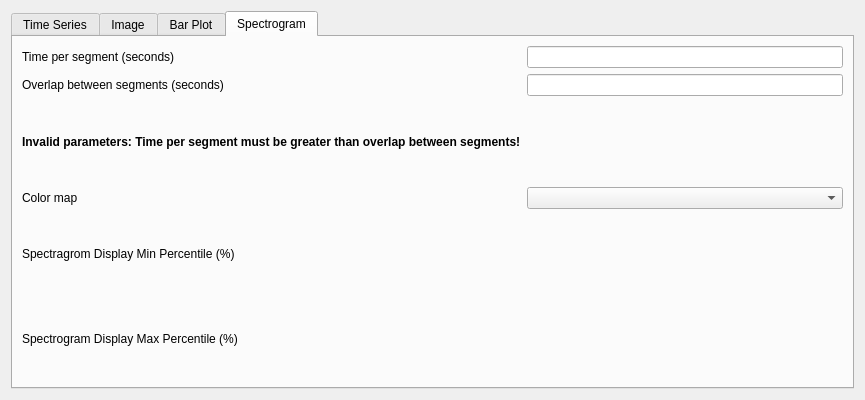
<?xml version="1.0" encoding="UTF-8"?>
<ui version="4.0">
 <class>Form</class>
 <widget class="QWidget" name="Form">
  <property name="geometry">
   <rect>
    <x>0</x>
    <y>0</y>
    <width>865</width>
    <height>400</height>
   </rect>
  </property>
  <property name="windowTitle">
   <string>Form</string>
  </property>
  <property name="inputMethodHints">
   <set>Qt::ImhNone</set>
  </property>
  <layout class="QVBoxLayout" name="verticalLayout">
   <item>
    <widget class="QTabWidget" name="plotFormatTabWidget">
     <property name="currentIndex">
      <number>3</number>
     </property>
     <property name="iconSize">
      <size>
       <width>160</width>
       <height>160</height>
      </size>
     </property>
     <widget class="QWidget" name="timeseriestab">
      <attribute name="title">
       <string>Time Series</string>
      </attribute>
      <layout class="QVBoxLayout" name="verticalLayout_2">
       <item>
        <widget class="QWidget" name="ChannelsConstantOffsetWidget" native="true">
         <property name="maximumSize">
          <size>
           <width>16777215</width>
           <height>100</height>
          </size>
         </property>
         <layout class="QHBoxLayout" name="horizontalLayout_2">
          <item>
           <widget class="QLabel" name="timeSeriesChannelsConstantOffsetLineEditLabel">
            <property name="text">
             <string>Group Channels Constant Offset</string>
            </property>
           </widget>
          </item>
          <item>
           <widget class="QLineEdit" name="timeSeriesChannelsConstantOffsetLineEdit"/>
          </item>
         </layout>
        </widget>
       </item>
      </layout>
     </widget>
     <widget class="QWidget" name="imagetab">
      <attribute name="title">
       <string>Image</string>
      </attribute>
      <layout class="QVBoxLayout" name="verticalLayout_4">
       <item>
        <widget class="QWidget" name="ImageInfoWidget" native="true">
         <layout class="QHBoxLayout" name="horizontalLayout">
          <item>
           <widget class="QWidget" name="WidthWidget" native="true">
            <layout class="QVBoxLayout" name="verticalLayout_3">
             <item>
              <widget class="QLabel" name="label_3">
               <property name="text">
                <string>Width</string>
               </property>
              </widget>
             </item>
             <item>
              <widget class="QLineEdit" name="imageWidthLineEdit"/>
             </item>
            </layout>
           </widget>
          </item>
          <item>
           <widget class="QWidget" name="HeightWidget" native="true">
            <layout class="QVBoxLayout" name="verticalLayout_5">
             <item>
              <widget class="QLabel" name="label_5">
               <property name="text">
                <string>Height</string>
               </property>
              </widget>
             </item>
             <item>
              <widget class="QLineEdit" name="imageHeightLineEdit"/>
             </item>
            </layout>
           </widget>
          </item>
          <item>
           <widget class="QWidget" name="widget" native="true">
            <layout class="QVBoxLayout" name="verticalLayout_8"/>
           </widget>
          </item>
          <item>
           <widget class="QWidget" name="ImageFormatWidget" native="true">
            <layout class="QVBoxLayout" name="verticalLayout_6">
             <item>
              <widget class="QLabel" name="label_6">
               <property name="text">
                <string>Image format</string>
               </property>
              </widget>
             </item>
             <item>
              <widget class="QComboBox" name="imageFormatComboBox">
               <property name="placeholderText">
                <string>Image Format</string>
               </property>
              </widget>
             </item>
            </layout>
           </widget>
          </item>
          <item>
           <widget class="QWidget" name="ChannelFormatWidget" native="true">
            <layout class="QVBoxLayout" name="verticalLayout_7"/>
           </widget>
          </item>
         </layout>
        </widget>
       </item>
       <item>
        <widget class="QLabel" name="imageFormatInfoLabel">
         <property name="sizePolicy">
          <sizepolicy hsizetype="Minimum" vsizetype="Minimum">
           <horstretch>0</horstretch>
           <verstretch>0</verstretch>
          </sizepolicy>
         </property>
         <property name="text">
          <string>shape valid</string>
         </property>
        </widget>
       </item>
       <item>
        <widget class="QScrollArea" name="scrollArea">
         <property name="widgetResizable">
          <bool>true</bool>
         </property>
         <widget class="QWidget" name="scrollAreaWidgetContents">
          <property name="geometry">
           <rect>
            <x>0</x>
            <y>0</y>
            <width>310</width>
            <height>458</height>
           </rect>
          </property>
          <layout class="QVBoxLayout" name="verticalLayout_13">
           <item>
            <widget class="QWidget" name="image_rotation_clockwise_degree_widget" native="true">
             <layout class="QHBoxLayout" name="horizontalLayout_7">
              <item>
               <widget class="QLabel" name="image_rotation_clockwise_degree_label">
                <property name="text">
                 <string>Rotation (Clockwise in Degree)</string>
                </property>
               </widget>
              </item>
              <item>
               <widget class="QComboBox" name="image_rotation_clockwise_degree_combobox">
                <item>
                 <property name="text">
                  <string>0</string>
                 </property>
                </item>
                <item>
                 <property name="text">
                  <string>90</string>
                 </property>
                </item>
                <item>
                 <property name="text">
                  <string>180</string>
                 </property>
                </item>
                <item>
                 <property name="text">
                  <string>270</string>
                 </property>
                </item>
               </widget>
              </item>
             </layout>
            </widget>
           </item>
           <item>
            <widget class="QWidget" name="display_options" native="true">
             <layout class="QVBoxLayout" name="verticalLayout_12">
              <property name="leftMargin">
               <number>0</number>
              </property>
              <property name="topMargin">
               <number>0</number>
              </property>
              <property name="rightMargin">
               <number>0</number>
              </property>
              <property name="bottomMargin">
               <number>0</number>
              </property>
              <item>
               <widget class="QWidget" name="display_scaling_widget" native="true">
                <layout class="QHBoxLayout" name="horizontalLayout_6">
                 <item>
                  <widget class="QLabel" name="label_4">
                   <property name="text">
                    <string>Display scaling</string>
                   </property>
                  </widget>
                 </item>
                </layout>
               </widget>
              </item>
              <item>
               <widget class="QWidget" name="rgb_display_options" native="true">
                <layout class="QFormLayout" name="formLayout_2">
                 <property name="horizontalSpacing">
                  <number>0</number>
                 </property>
                 <property name="leftMargin">
                  <number>0</number>
                 </property>
                 <property name="topMargin">
                  <number>0</number>
                 </property>
                 <property name="rightMargin">
                  <number>0</number>
                 </property>
                 <property name="bottomMargin">
                  <number>0</number>
                 </property>
                 <item row="1" column="0">
                  <widget class="QLabel" name="label_17">
                   <property name="text">
                    <string>Red display value min</string>
                   </property>
                  </widget>
                 </item>
                 <item row="1" column="1">
                  <widget class="QLineEdit" name="image_level_rmin_line_edit"/>
                 </item>
                 <item row="3" column="1">
                  <widget class="QLineEdit" name="image_level_gmin_line_edit"/>
                 </item>
                 <item row="2" column="1">
                  <widget class="QLineEdit" name="image_level_rmax_line_edit"/>
                 </item>
                 <item row="2" column="0">
                  <widget class="QLabel" name="label_18">
                   <property name="text">
                    <string>Red display value max</string>
                   </property>
                  </widget>
                 </item>
                 <item row="3" column="0">
                  <widget class="QLabel" name="label_19">
                   <property name="text">
                    <string>Green display value min</string>
                   </property>
                  </widget>
                 </item>
                 <item row="4" column="0">
                  <widget class="QLabel" name="label_20">
                   <property name="text">
                    <string>Green display value max</string>
                   </property>
                  </widget>
                 </item>
                 <item row="4" column="1">
                  <widget class="QLineEdit" name="image_level_gmax_line_edit"/>
                 </item>
                 <item row="5" column="0">
                  <widget class="QLabel" name="label_21">
                   <property name="text">
                    <string>Blue display value min</string>
                   </property>
                  </widget>
                 </item>
                 <item row="5" column="1">
                  <widget class="QLineEdit" name="image_level_bmin_line_edit"/>
                 </item>
                 <item row="6" column="0">
                  <widget class="QLabel" name="label_22">
                   <property name="text">
                    <string>Blue display value max</string>
                   </property>
                  </widget>
                 </item>
                 <item row="6" column="1">
                  <widget class="QLineEdit" name="image_level_bmax_line_edit"/>
                 </item>
                 <item row="0" column="0">
                  <widget class="QLabel" name="label_7">
                   <property name="text">
                    <string>Channel format</string>
                   </property>
                  </widget>
                 </item>
                 <item row="0" column="1">
                  <widget class="QComboBox" name="channelFormatCombobox"/>
                 </item>
                </layout>
               </widget>
              </item>
              <item>
               <widget class="QWidget" name="pixelmap_display_options" native="true">
                <layout class="QFormLayout" name="formLayout">
                 <property name="leftMargin">
                  <number>0</number>
                 </property>
                 <property name="topMargin">
                  <number>0</number>
                 </property>
                 <property name="rightMargin">
                  <number>0</number>
                 </property>
                 <property name="bottomMargin">
                  <number>0</number>
                 </property>
                 <item row="1" column="0">
                  <widget class="QLabel" name="label_16">
                   <property name="text">
                    <string>Display value max</string>
                   </property>
                  </widget>
                 </item>
                 <item row="0" column="0">
                  <widget class="QLabel" name="label_2">
                   <property name="text">
                    <string>Diaply value min</string>
                   </property>
                  </widget>
                 </item>
                 <item row="0" column="1">
                  <widget class="QLineEdit" name="image_level_min_line_edit"/>
                 </item>
                 <item row="1" column="1">
                  <widget class="QLineEdit" name="image_level_max_line_edit"/>
                 </item>
                 <item row="2" column="0">
                  <widget class="QWidget" name="ColormapWidget" native="true">
                   <layout class="QHBoxLayout" name="horizontalLayout_3">
                    <item>
                     <widget class="QLabel" name="label">
                      <property name="text">
                       <string>Color map</string>
                      </property>
                     </widget>
                    </item>
                   </layout>
                  </widget>
                 </item>
                 <item row="2" column="1">
                  <widget class="QComboBox" name="combobox_image_cmap"/>
                 </item>
                </layout>
               </widget>
              </item>
             </layout>
            </widget>
           </item>
          </layout>
         </widget>
        </widget>
       </item>
       <item>
        <widget class="QLabel" name="display_options_valid_label">
         <property name="text">
          <string>display options valid</string>
         </property>
        </widget>
       </item>
      </layout>
     </widget>
     <widget class="QWidget" name="barplottab">
      <attribute name="title">
       <string>Bar Plot</string>
      </attribute>
      <layout class="QVBoxLayout" name="verticalLayout_9">
       <item>
        <widget class="QWidget" name="widget_2" native="true">
         <layout class="QHBoxLayout" name="horizontalLayout_4">
          <item>
           <widget class="QWidget" name="widget_3" native="true">
            <layout class="QHBoxLayout" name="horizontalLayout_5">
             <item>
              <widget class="QLabel" name="label_8">
               <property name="text">
                <string>Plot Range:</string>
               </property>
              </widget>
             </item>
            </layout>
           </widget>
          </item>
          <item>
           <widget class="QWidget" name="widget_5" native="true">
            <layout class="QVBoxLayout" name="verticalLayout_11">
             <item alignment="Qt::AlignHCenter">
              <widget class="QLabel" name="label_10">
               <property name="text">
                <string>Min</string>
               </property>
              </widget>
             </item>
             <item>
              <widget class="QLineEdit" name="barPlotYMinLineEdit"/>
             </item>
            </layout>
           </widget>
          </item>
          <item>
           <widget class="QWidget" name="widget_4" native="true">
            <layout class="QVBoxLayout" name="verticalLayout_10">
             <item alignment="Qt::AlignHCenter">
              <widget class="QLabel" name="label_9">
               <property name="text">
                <string>Max</string>
               </property>
              </widget>
             </item>
             <item>
              <widget class="QLineEdit" name="barPlotYMaxLineEdit"/>
             </item>
            </layout>
           </widget>
          </item>
         </layout>
        </widget>
       </item>
      </layout>
     </widget>
     <widget class="QWidget" name="tab">
      <attribute name="title">
       <string>Spectrogram</string>
      </attribute>
      <layout class="QGridLayout" name="spectrogram_gridLayout">
       <item row="2" column="0">
        <widget class="QLabel" name="label_12">
         <property name="text">
          <string>Overlap between segments (seconds)</string>
         </property>
        </widget>
       </item>
       <item row="1" column="1">
        <widget class="QLineEdit" name="line_edit_time_per_segments"/>
       </item>
       <item row="1" column="0">
        <widget class="QLabel" name="label_11">
         <property name="text">
          <string>Time per segment (seconds)</string>
         </property>
        </widget>
       </item>
       <item row="4" column="0">
        <widget class="QLabel" name="label_13">
         <property name="text">
          <string>Color map</string>
         </property>
        </widget>
       </item>
       <item row="4" column="1">
        <widget class="QComboBox" name="comboBox_spectrogram_cmap">
        <property name="placeholderText">
         <string>Color Map</string>
        </property>
        </widget>

       </item>
       <item row="2" column="1">
        <widget class="QLineEdit" name="line_edit_overlap_between_segments"/>
       </item>
       <item row="3" column="0">
        <widget class="QLabel" name="label_invalid_spectrogram_param">
         <property name="font">
          <font>
           <bold>true</bold>
          </font>
         </property>
         <property name="text">
          <string>Invalid parameters: Time per segment must be greater than overlap between segments!</string>
         </property>
        </widget>
       </item>
       <item row="5" column="0">
        <widget class="QLabel" name="label_14">
         <property name="text">
          <string>Spectragrom Display Min Percentile (%)</string>
         </property>
        </widget>
       </item>
       <item row="6" column="0">
        <widget class="QLabel" name="label_15">
         <property name="text">
          <string>Spectrogram Display Max Percentile (%)</string>
         </property>
        </widget>
       </item>
      </layout>
     </widget>
    </widget>
   </item>
  </layout>
 </widget>
 <resources/>
 <connections/>
</ui>
